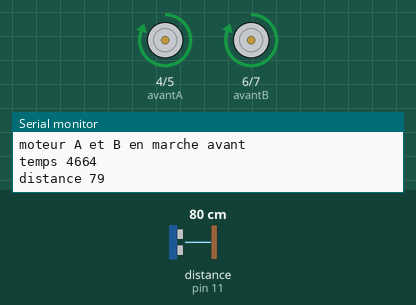
The sketch below on a simulated Arduino Uno, built with avr-gcc and run on an emulated ATmega328P. Shown: motor-driver pin pairs drawn as motors (green arrow = first pin HIGH = forward, orange = second pin HIGH = backward, longer = more drive, scaled by the enable pin), the last lines printed to the serial monitor. Inputs (shaded band) come from the test bench; at power-on: distance to the obstacle (sensor on pin 11) 80 cm. The echo pulse lasts 58.3 µs per cm.

Above: at 1.2 s.
1.3 s: distance to the obstacle (sensor on pin 11) set to 55 cm
2.8 s: distance to the obstacle (sensor on pin 11) set to 47 cm
At 3.09 s:
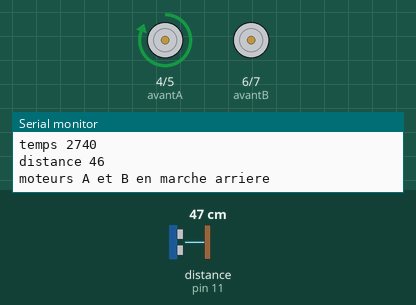
5.8 s: distance to the obstacle (sensor on pin 11) set to 250 cm
At 6.02 s:
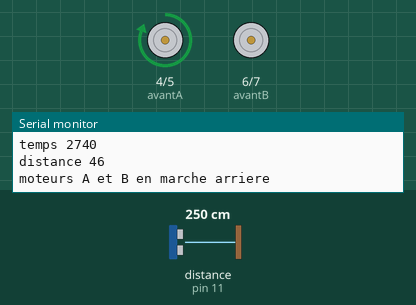
8.8 s: distance to the obstacle (sensor on pin 11) set to 2 cm
At 9.12 s:
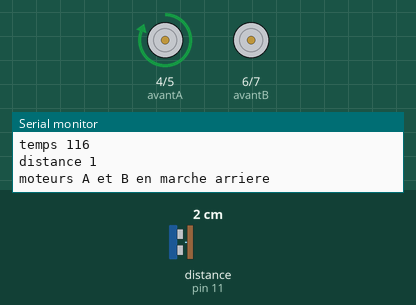
11.8 s: distance to the obstacle (sensor on pin 11) set to 120 cm
At 12.6 s:
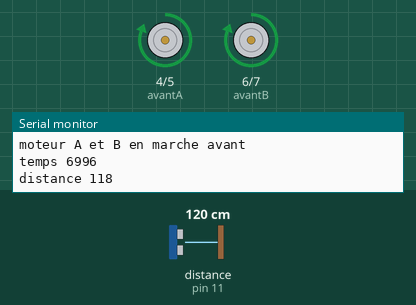
Timing chart, 0 to 14.6 s (numbered marks = the images above; inputs shaded):
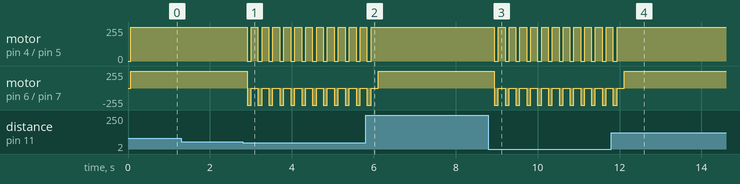

Measured:
- the behaviour switches between 52 and 51 cm on distance to the obstacle (sensor on pin 11) (found by bisection; images 0 and 1)
- after the input at 2.8 s, motor on pin 4 (avantA) / pin 5 (arriereA): alternates forward 255/255 for 0.17 s and stopped for 0.10 s, starting after 0.11 s; motor on pin 6 (avantB) / pin 7 (arriereB): alternates backward 255/255 for 0.10 s and stopped for 0.17 s, starting after 0.11 s
- after the input at 5.8 s, motor on pin 4 (avantA) / pin 5 (arriereA): goes on until 5.9 s, then stays forward 255/255
- after the input at 8.8 s, motor on pin 4 (avantA) / pin 5 (arriereA): alternates forward 255/255 for 0.16 s and stopped for 0.10 s, starting after 0.14 s; motor on pin 6 (avantB) / pin 7 (arriereB): alternates backward 255/255 for 0.10 s and stopped for 0.16 s, starting after 0.14 s
- after the input at 11.8 s, motor on pin 4 (avantA) / pin 5 (arriereA): goes on until 11.9 s, then stays forward 255/255

The sketch:

code_moteur_et_capteur_obstacle.ino
```cpp
#include <NewPing.h>

int ENA=9; //enable pin Moteur A//
int avantA=4; //Marche  avant A//
int arriereA=5; //Marche arriere A//

int ENB=10; //enable pin B//
int avantB=6; //marche avant B//
int arriereB=7; //marche arrière B//


int trig=12;
int echo=11;
unsigned long int lecture_echo=0;
int distance= 0;

int moteurspeed=0; //initialisation vitesse des moteurs//
int longobstacle=50; //distance max autorisé à l'obstacle//


void setup() {
  Serial.begin(9600);
  pinMode(trig,OUTPUT);
  pinMode(echo,INPUT);

  pinMode(avantA, OUTPUT); //configuration des branches de sortie//
  pinMode(arriereA, OUTPUT);
  pinMode(ENA, OUTPUT);
  pinMode(avantB, OUTPUT);
  pinMode(arriereB, OUTPUT);
  pinMode(ENB, OUTPUT);

  digitalWrite(ENA,LOW); //Moteur A ne tourne pas//
  digitalWrite(ENB,LOW); //moteur B ne tourne pas//


}
void loop() {
  digitalWrite(trig, HIGH); //generalisation de l'impulsion trig//
  delay(2);
  digitalWrite(trig,LOW);
  lecture_echo= pulseIn(echo, HIGH); //lecture longueur d'onde//
  distance = (lecture_echo /2) *0.034 ;//convertion distance//
  Serial.print("temps ");
  Serial.println(lecture_echo);
  Serial.print("distance ");
  Serial.println(distance);
  delay(60);

  moteurspeed=800; //definition de la vitesse des moteurs//
  if (distance>longobstacle){
    analogWrite(ENA,moteurspeed );
    digitalWrite(avantA, HIGH);
    digitalWrite(arriereB, LOW);
    Serial.println("moteur A et B en marche avant");

    analogWrite(ENB, moteurspeed);
    digitalWrite(avantB, HIGH);
    digitalWrite(arriereB, LOW);

    delay(100);
  }
  else {
    analogWrite(ENA,moteurspeed );  //Moteur A en marche arriere pour stopper le bateau//
    digitalWrite(avantA, LOW);
    digitalWrite(arriereB, HIGH);

    analogWrite(ENB, moteurspeed); //Moteur B en marhce arriere pur stopper le bateau//
    digitalWrite(avantB, LOW);
    digitalWrite(arriereB, HIGH);
    Serial.println("moteurs A et B en marche arriere");

    delay(100); //a definir par test//

    analogWrite(ENA,moteurspeed );
    digitalWrite(avantA, HIGH);
    digitalWrite(arriereB, LOW);

    analogWrite(ENB, moteurspeed);
    digitalWrite(avantB, LOW);
    digitalWrite(arriereB, LOW);

    delay(100);  // a definir par test//
  }

}
```
